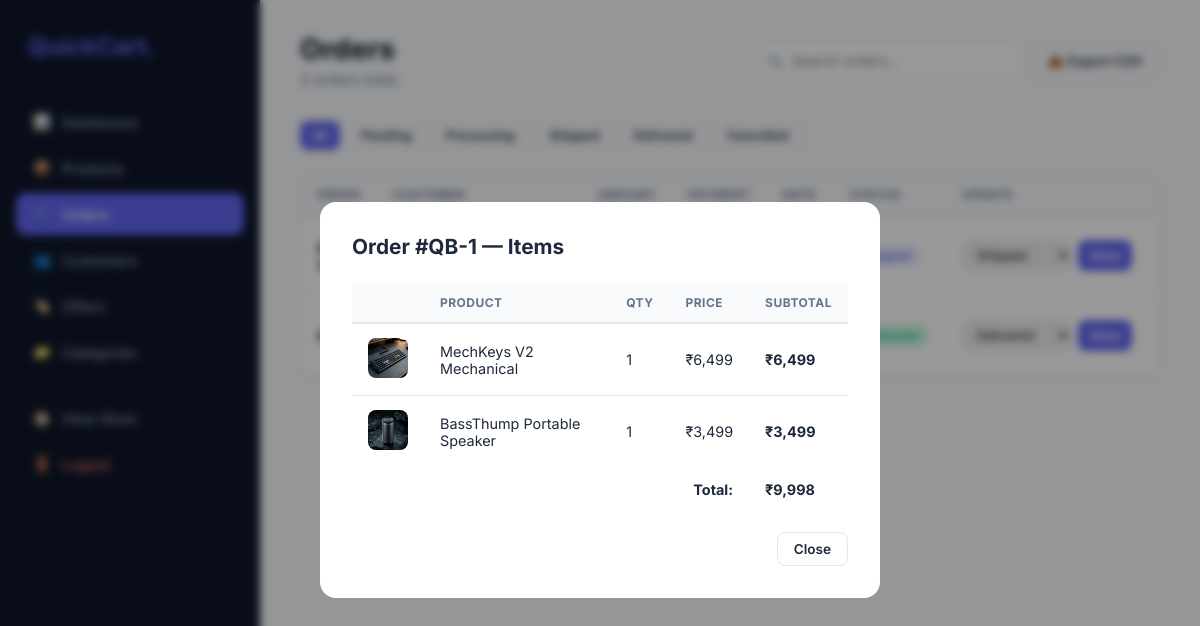
The app's page /admin.php?tab=orders&view_id=1 (signed in) with its own data.
### tables this page shows
CREATE TABLE `orders` (
  `id` int(11) NOT NULL,
  `user_id` int(11) DEFAULT NULL,
  `total_price` decimal(10,2) NOT NULL,
  `status` enum('Pending','Processing','Shipped','Delivered','Cancelled') DEFAULT 'Pending',
  `payment_method` varchar(50) DEFAULT 'COD',
  `created_at` timestamp NOT NULL DEFAULT current_timestamp()
);

CREATE TABLE `order_items` (
  `id` int(11) NOT NULL,
  `order_id` int(11) DEFAULT NULL,
  `product_id` int(11) DEFAULT NULL,
  `quantity` int(11) NOT NULL,
  `price` decimal(10,2) NOT NULL
);

CREATE TABLE `products` (
  `id` int(11) NOT NULL,
  `cat_id` int(11) NOT NULL,
  `name` varchar(255) NOT NULL,
  `price` decimal(10,2) NOT NULL,
  `description` text DEFAULT NULL,
  `rating` decimal(3,1) DEFAULT 4.5,
  `image` varchar(255) DEFAULT 'prod_default.jpg',
  `stock` int(11) DEFAULT 50,
  `is_featured` tinyint(1) DEFAULT 0
);

### config.php (called while the page is built, shortened)
<?php
function e(?string $value): string {
    return htmlspecialchars($value ?? '', ENT_QUOTES, 'UTF-8');
}
?>

### includes/image_helper.php (called while the page is built, shortened)
<?php
function get_product_image(?string $filename, string $img_dir = 'img'): string
{
    $base_path = dirname(__DIR__);
    $safe_filename = basename($filename);
    $full_path = $base_path . DIRECTORY_SEPARATOR . $img_dir . DIRECTORY_SEPARATOR . $safe_filename;
    if (file_exists($full_path) && is_file($full_path)) {
        return $img_dir . '/' . $safe_filename;
    }
    return $img_dir . '/' . DEFAULT_PRODUCT_IMAGE;
}

### includes/admin_tabs/orders.php (the view, shortened to what this page needs)
<?php
$status_filter = $_GET['status'] ?? '';
$order_query = "SELECT o.*, u.username, u.email FROM orders o LEFT JOIN users u ON o.user_id = u.id";
$params = [];
$order_query .= " ORDER BY o.id DESC";
$stmt = $pdo->prepare($order_query);
$stmt->execute($params);
$orders = $stmt->fetchAll();
$view_items = [];
if (isset($_GET['view_id'])) {
    $vi = $pdo->prepare("SELECT oi.*, p.name as product_name, p.image FROM order_items oi JOIN products p ON oi.product_id = p.id WHERE oi.order_id = ?");
    $vi->execute([(int)$_GET['view_id']]);
    $view_items = $vi->fetchAll();
}
?>
<div class="page-header" style="display:flex;justify-content:space-between;align-items:center">
    <div><h1>Orders</h1><p><?= count($orders) ?> orders <?= $status_filter ? '('.e($status_filter).')' : 'total' ?>.</p></div>
    <div style="display:flex;gap:12px">
        <div class="search-box"><input type="text" id="searchOrders" placeholder="Search orders..."></div>
        <a href="admin.php?tab=orders&export=orders" class="btn btn-outline">📥 Export CSV</a>
    </div>
</div>
<div style="display:flex;gap:8px;margin-bottom:24px;flex-wrap:wrap">
    <a href="admin.php?tab=orders" class="btn btn-sm <?= !$status_filter?'btn-primary':'btn-outline' ?>">All</a>
    <?php foreach(ALLOWED_STATUSES as $s): ?>
        <a href="admin.php?tab=orders&status=<?= $s ?>" class="btn btn-sm <?= $status_filter===$s?'btn-primary':'btn-outline' ?>"><?= $s ?></a>
    <?php endforeach; ?>
</div>
<div class="card">
    <div class="card-body" style="padding:0">
        <?php if(empty($orders)): ?>
            <div class="empty-state"><h3>No orders found</h3><p>Orders will appear here once customers start purchasing.</p></div>
        <?php else: ?>
        <table id="ordersTable">
            <thead><tr><th>Order</th><th>Customer</th><th>Amount</th><th>Payment</th><th>Date</th><th>Status</th><th>Update</th><th></th></tr></thead>
            <tbody>
            <?php foreach($orders as $o):
                $sc = match($o['status']) { 'Delivered'=>'success','Cancelled'=>'danger','Shipped'=>'primary',default=>'warning' };
            ?>
                <tr>
                    <td><strong>#QB-<?= $o['id'] ?></strong></td>
                    <td><?= e($o['username'] ?? 'Guest') ?><br><small style="color:var(--text-light)"><?= e($o['email'] ?? '') ?></small></td>
                    <td>₹<?= number_format($o['total_price']) ?></td>
                    <td><?= e($o['payment_method']) ?></td>
                    <td><?= date('M d, Y', strtotime($o['created_at'])) ?></td>
                    <td><span class="badge badge-<?= $sc ?>"><?= e($o['status']) ?></span></td>
                    <td>
                        <form method="POST" style="display:flex;gap:6px">
                            <select name="status" style="width:auto;padding:6px 10px;font-size:.8rem">
                                <?php foreach(ALLOWED_STATUSES as $s): ?>
                                    <option value="<?= $s ?>" <?= $o['status']===$s?'selected':'' ?>><?= $s ?></option>
                                <?php endforeach; ?>
                            </select>
                            <button type="submit" name="update_status" class="btn btn-sm btn-primary">Save</button>
                        </form>
                    </td>
                    <td><a href="admin.php?tab=orders&view_id=<?= $o['id'] ?><?= $status_filter?'&status='.$status_filter:'' ?>" class="btn btn-sm btn-outline">View</a></td>
                </tr>
            <?php endforeach; ?>
            </tbody>
        </table>
        <?php endif; ?>
    </div>
</div>
<?php if(!empty($view_items)): ?>
<div class="modal-overlay active" id="viewOrderModal">
    <div class="modal">
        <h3>Order #QB-<?= (int)$_GET['view_id'] ?> — Items</h3>
        <table>
            <thead><tr><th></th><th>Product</th><th>Qty</th><th>Price</th><th>Subtotal</th></tr></thead>
            <tbody>
            <?php $item_total = 0; foreach($view_items as $vi): $sub = $vi['price'] * $vi['quantity']; $item_total += $sub; ?>
                <tr>
                    <td><img src="<?= get_product_image($vi['image']) ?>" class="thumb" alt=""></td>
                    <td><?= e($vi['product_name']) ?></td>
                    <td><?= $vi['quantity'] ?></td>
                    <td>₹<?= number_format($vi['price']) ?></td>
                    <td><strong>₹<?= number_format($sub) ?></strong></td>
                </tr>
            <?php endforeach; ?>
            </tbody>
            <tfoot><tr><td colspan="4" style="text-align:right;font-weight:700">Total:</td><td><strong>₹<?= number_format($item_total) ?></strong></td></tr></tfoot>
        </table>
        <div style="text-align:right;margin-top:20px">
            <a href="admin.php?tab=orders<?= $status_filter?'&status='.$status_filter:'' ?>" class="btn btn-outline">Close</a>
        </div>
    </div>
</div>
<?php endif; ?>

### admin.php (style rules this page uses)
:root { --bg:#F8FAFC;--sidebar:#0F172A;--sidebar-hover:#1E293B;--primary:#6366F1;--primary-soft:#EEF2FF;--success:#10B981;--success-soft:#D1FAE5;--warning:#F59E0B;--warning-soft:#FEF3C7;--danger:#EF4444;--danger-soft:#FEE2E2;--text:#1E293B;--text-light:#64748B;--white:#FFF;--border:#E2E8F0;--shadow:0 1px 3px rgba(0,0,0,.06);--radius:12px }
* { margin:0;padding:0;box-sizing:border-box }
body { background:var(--bg);font-family:'Inter',sans-serif;display:flex;color:var(--text) }
.page-header { margin-bottom:32px }
.page-header h1 { font-size:1.75rem;font-weight:800 }
.page-header p { color:var(--text-light);margin-top:4px;font-size:.95rem }
.card { background:var(--white);border-radius:var(--radius);box-shadow:var(--shadow);border:1px solid var(--border);overflow:hidden;margin-bottom:24px }
.card-body { padding:24px }
table { width:100%;border-collapse:collapse }
th { text-align:left;padding:12px 16px;font-size:.75rem;color:var(--text-light);font-weight:700;text-transform:uppercase;letter-spacing:.04em;border-bottom:2px solid var(--border);background:var(--bg) }
td { padding:14px 16px;border-bottom:1px solid var(--border);font-size:.9rem;vertical-align:middle }
tr:last-child td { border-bottom:none }
.badge { padding:4px 12px;border-radius:20px;font-size:.75rem;font-weight:700;display:inline-block }
.badge-success { background:var(--success-soft);color:var(--success) }
.badge-primary { background:var(--primary-soft);color:var(--primary) }
.btn { padding:8px 16px;border-radius:8px;font-weight:600;font-size:.85rem;cursor:pointer;border:none;transition:.2s;text-decoration:none;display:inline-flex;align-items:center;gap:6px;font-family:inherit }
.btn-sm { padding:6px 12px;font-size:.8rem }
.btn-primary { background:var(--primary);color:var(--white) }
.btn-outline { background:transparent;border:1.5px solid var(--border);color:var(--text) }
select,input[type=text],input[type=number],input[type=email],textarea { padding:10px 14px;border-radius:8px;border:1.5px solid var(--border);font-family:inherit;font-size:.9rem;outline:none;transition:.2s;width:100% }
.modal-overlay { display:none;position:fixed;top:0;left:0;width:100%;height:100%;background:rgba(0,0,0,.4);backdrop-filter:blur(4px);z-index:100;align-items:center;justify-content:center }
.modal-overlay.active { display:flex }
.modal { background:var(--white);border-radius:16px;width:90%;max-width:560px;max-height:85vh;overflow-y:auto;padding:32px }
.modal h3 { font-size:1.3rem;margin-bottom:24px }
.search-box { position:relative }
.search-box input { padding-left:36px }
.search-box::before { content:'🔍';position:absolute;left:12px;top:50%;transform:translateY(-50%);font-size:.8rem }
.thumb { width:40px;height:40px;border-radius:8px;object-fit:cover;background:var(--bg) }

### records on screen
orders: status "Shipped"
orders: status "Delivered"
order_items: product.image (picture), product.name "MechKeys V2 Mechanical", quantity "1", price "6,499", sub "6,499"
order_items: product.image (picture), product.name "BassThump Portable Speaker", quantity "1", price "3,499", sub "3,499"

### other values on screen
$s "Pending"
$s "Processing"
$s "Shipped"
$s "Delivered"
$s "Cancelled"
$_GET['view_id'] "1"
$item_total "9,998"
